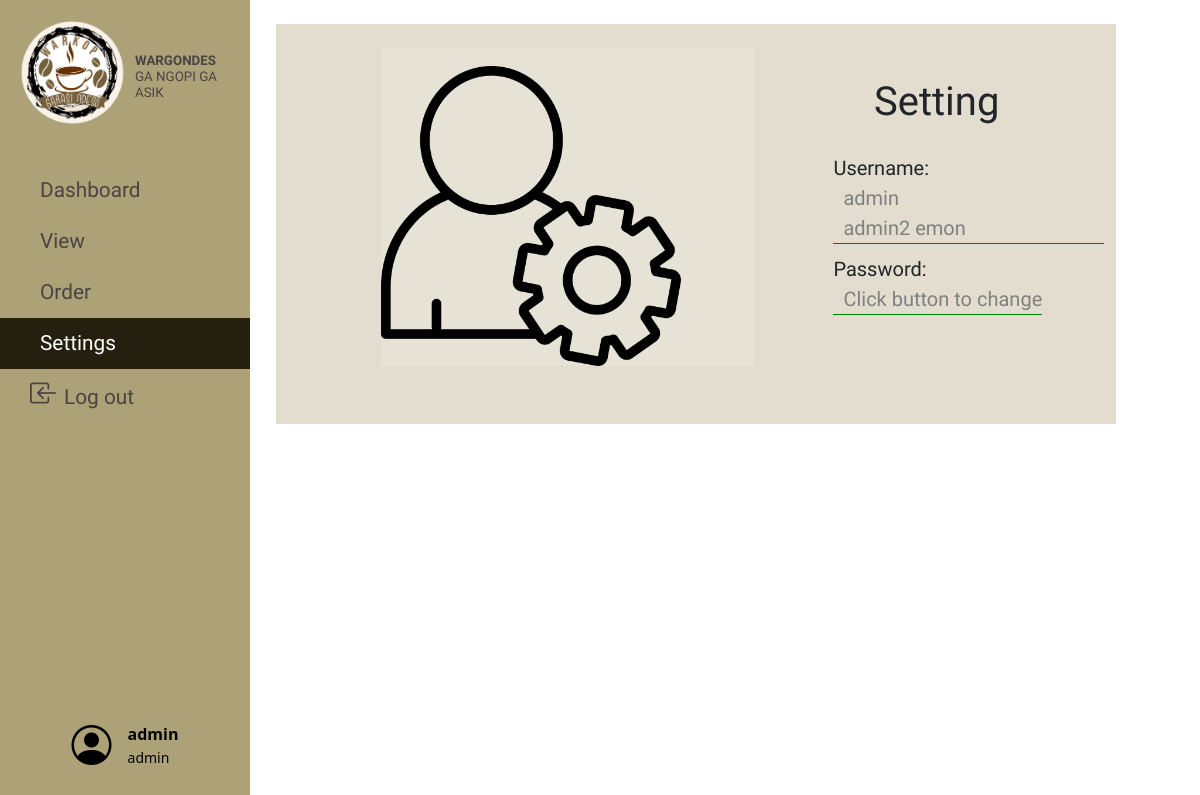
The page /php/settingPage.php (signed in) on the database its author committed.
### tables this page shows
CREATE TABLE `users` (
  `UserID` int(10) NOT NULL,
  `UserName` varchar(50) NOT NULL,
  `UserPassword` varchar(50) NOT NULL,
  `role` enum('admin','pemilik','','') NOT NULL DEFAULT 'admin'
);

### php/settingPage.php (the view, shortened to what this page needs)
<html>
	<?php $page = 'settingPage'; include('../include/header.php');?>
	<?php include('../database/db.php');?>
	<?php include('../include/navbar.php');?>
	<link href="../css/settingPage.css" rel="stylesheet" type="text/css" />
	<body style="background:url('https://img.freepik.com/free-photo/right-corner-coffee-beans-with-copy-space_23-2148255026.jpg?w=826&t=st=1690722306~exp=1690722906~hmac=857df898b9099e272b7c4738dd9a2e88d4b1ef4aa3c55a6ebd3c8b798e20c916');background-repeat:no-repeat;
background-position: center center;background-size: cover;">
	<div class="container setting">
		<div class="row">
		    <div class="col-sm-7">
					<div class="leftcol">
						<img id="settinglogo" src="../img/setting.png">
					</div>
			</div>
		    <div class="col-sm-5">
					<div class="rightcol">
						<h1 id="settinglabel">Setting</h1>
						<div class="usernamepass">
							<div>
								Username:<br> <label for="" id="username"><?php $sql="Select * FROM users";
												$result = $conn->query($sql);?>
												<?php if ($result->num_rows > 0): ?>
													<?php while($row = $result->fetch_assoc()): ?>
														<?php echo $row["UserName"];?>
													<?php endwhile; ?>
												<?php endif; ?></label>
							</div>
								<div class="pass">
									<label for="">Password:</label><br>
									<label id="change">Click button to change</label><i class="fi setting fi-rr-edit" data-toggle="modal" data-target="#PasswordChange" id="passicon"></i>
								</div>
						</div>
					</div>
			</div>
		</div>
	</div>
	</body>
</html>

### css/ViewOrder.css (style rules this page uses)
body { background-color: #ededed; }

### css/settingPage.css (style rules this page uses)
body { background-color: #5e532f; }
.container { margin-left: 20%; display: inline; }
.leftcol { margin-left: 20%; background: #e6e2d6; margin-top: 5%; border-right: 1px solid #e6e2d6; }
.row { margin-left: 23%; background: #e2ddcf; height: 400px; margin-right: 7%; font-family:'Arya', sans-serif; }
#settinglogo { margin-top: 5%; width: 300PX; }
.rightcol { margin-left: 17%; }
#settinglabel { margin-top: 20%; margin-left: 15%; }
.usernamepass { margin-top: 10%; font-size: 20px; }
#username { color: gray; border-bottom: 1px solid green; padding-left: 10px; padding-right: 135px; margin-bottom: 10px; }
#change { color: gray; border-bottom: 1px solid green; padding-left: 10px; margin-bottom: 10px; }

### rows shown on the page
users: UserName "admin"
users: UserName "admin2"
users: UserName "emon"

### other values the page prints
$_SESSION["user"] "admin"
$_SESSION["role"] "admin"
